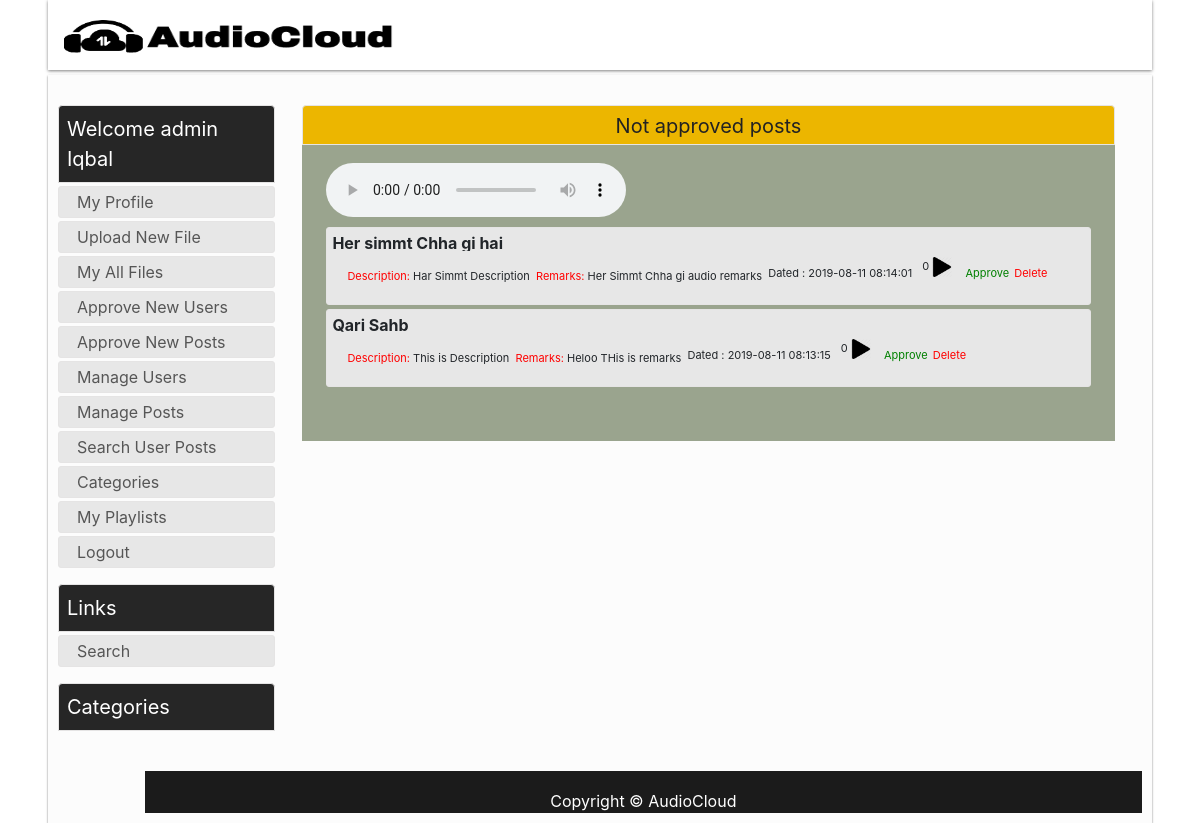
Screenshot of /?val=appNewPost (signed in) with the database file from the repository.
### tables this page shows
CREATE TABLE IF NOT EXISTS `audiobank` (
  `id` int(200) NOT NULL AUTO_INCREMENT,
  `userID` int(100) NOT NULL,
  `userName` varchar(100) NOT NULL,
  `title` varchar(200) NOT NULL,
  `description` varchar(255) NOT NULL,
  `remarks` varchar(255) DEFAULT NULL,
  `filename` varchar(255) NOT NULL,
  `filepath` varchar(255) DEFAULT NULL,
  `filetype` varchar(100) NOT NULL,
  `uploadingDate` timestamp NOT NULL DEFAULT CURRENT_TIMESTAMP,
  `category` varchar(100) NOT NULL,
  `publicPrivate` int(10) NOT NULL DEFAULT '0',
  `audioDuration` varchar(50) NOT NULL DEFAULT '0',
  `relevance` varchar(100) NOT NULL DEFAULT '0',
  `listenCount` int(100) NOT NULL DEFAULT '0',
  `liked` int(100) NOT NULL DEFAULT '0',
  `disliked` int(100) NOT NULL DEFAULT '0',
  `Shared` int(100) NOT NULL DEFAULT '0',
  `approved` int(10) NOT NULL DEFAULT '0',
  PRIMARY KEY (`id`)
);

### redirect.php (called while the page is built, shortened)
<?php
include 'html_Generator.php';
include 'html_Admin.php';
class Redirect {
	var $html_admin;
	public function __construct( ){
		$this->html_admin = new HTML_Admin();
	 }
	public function Go_to_Post_Approval()
	{
		$this->html_admin->GiveMe_approveNewPost();
	}
}
?>

### DB_Class.php (called while the page is built, shortened)
<?php
class DB_Class{
	public $host = "localhost";
	public $user = "root";
	public $pass = "";
	public $db = "audiocloud";
	protected $conn ;
	public function __construct( ){
		$this->conn = new mysqli($this->host, $this->user, $this->pass, $this->db);
	}
  public function Get_NotApprovedPosts()
  {
    $sql = "SELECT * FROM audiobank WHERE approved = 0 ORDER BY id DESC ";
    $result=mysqli_query($this->conn, $sql);
    if(!empty($result)){
      return ($result);
    }else{
      return null;
    }
  }
}
?>

### html_Admin.php (the view, shortened to what this page needs)
<?php
class HTML_Admin {
	public $db_Obj;
	public function __construct()
	{
	  	$this->db_Obj = new DB_Class();
	}
	public function GiveMe_approveNewPost()
	{
		echo '<div id="content_wrapper"> <div class="featured_image">
            <div class="head_box">Not approved posts</div> </div> <div >
			<div class="main-agileinfo" style="background-color:#9aa48e; width:100%; height:100%;  padding-top: 1%; padding-right: 3%; padding-bottom: 1%; padding-left: 3%; "> <div class="agileits-top">';
			echo ' <div id="audioDetails">
	  			<ul>';
	  		$rows = $this->db_Obj->Get_NotApprovedPosts();
	  		if(!empty($rows))
	  		{
	  			$ro = $rows->fetch_array();
				echo '  <audio id="audioPlayer" controls="controls" loop >
				<source id="audiosrc" src="audioBank\\'.$ro['filename'].'">
				Your browser does not support the
				<code>audio</code> element.
				</audio> ';
	  			foreach ($rows as $row)
	  			{
	  				if($row['publicPrivate'] == 0)
	  				{
	  					echo '<li style="padding-bottom:0px; width:100%;"> <div style="width:100%;"> <div class="" style="width:100%;"> <span class="font-weight-bold text-break text-lg-left block-ellipsis">'.$row['title'].'</span> </div>';
	  					echo '<div id="post'.$row['id'].'"  style="width:100%;"><div class="row" style="font-size:11px; margin-left:5px; padding:0; display:inline-block;"> '
	  					.'<div style="margin-left:10px;" ><span class="text-break block-ellipsis"> <span style="color:red"> Description: </span> '.$row['description'].'     &nbsp;</span> </div> </div>';
	  					if(strlen($row['remarks']) > 1) {
	  						echo '<div class="row" style="font-size:11px; margin-left:5px; padding:0; display:inline-block;"> '
	  						.'<div style="margin-left:10px;"><span class="text-break block-ellipsis"> <span style="color:red"> Remarks: </span>'.$row['remarks'].'     &nbsp;</span> </div> </div>';
	  					}
	  					echo '<div class="row" style="font-size:11px; margin-left:5px;   display:inline-block;">'
	  				.'<div style="margin-left:10px; padding-bottom:0px;">  Dated : '.$row['uploadingDate']
	  				.'<div class="" style="margin-left:10px;" > <form method="post" name="form_play'.$row['id'].'" id="form_play'.$row['id'].'"><input type="hidden"  class="hidden" name="play" value="'.$row['id'].'"/>  <span class="" id="played'.$row['id'].'"> '.$row['listenCount'].' </span>   <button type="button" class="audioButton" id="play" alt="Play" title="Play"  value="'.$row['id'].'" onclick="play_this(this)" > <img src="img/play.png"></button></form></div>'
	  				.'</div>  <div style="margin-left:10px;">  <form name="form_approvePost'.$row['id'].'" id="form_approvePost'.$row['id'].'"><input type="hidden" class="hidden" name="approvePost" value="'.$row['id'].'"> <button type="button"   style="margin: 0; border: none; padding: 0; background: transparent; color:green;" id="approvePost'.$row['id'].'" alt="Approve"  value="'.$row['id'].'" onclick="approve_this(this)">Approve</button> </form>  </div>'
	  				.'<div style=" margin-left:5px;" > <form name="form_deletePost'.$row['id'].'" id="form_deletePost'.$row['id'].'"><input type="hidden" class="hidden" name="deletePost" value="'.$row['id'].'"> <button type="button" style="margin: 0; border: none; padding: 0; background: transparent; color:red;" id="delete'.$row['id'].'" alt="Delete"  value="'.$row['id'].'" onclick="delete_this(this)">Delete</button> </form> </div> </div> </div>';
	  				echo ' </div></li>';
	  				}
			    }
			}
			else
			{
				echo '<li><a href=""> Every Post is approved. No new file is uploaded yet </a></li>';
			}
			echo '</ul> </div>   ';
		echo '<div id="output"></div></div></div></div></div>';
	}
}
?>

### style.css (style rules this page uses)
* { margin: 0px; padding: 0px; }
header,div, section, footer, aside, nav, article, hgroup { display:block; }
body { font: normal normal 12px Oswald,'Bebas Neue',Bebas,'Arial Narrow',Sans-Serif;background: url(/img/bg.png); }
.audioButton { border-radius: 3px; margin: 0 0 0 0; border: none; height: 20px; width: 20px; padding: 0; background: transparent; }
.audioButton img { width: 20px; height: 20px; margin: 0 0 0 0; padding: 0; }
#content_wrapper { width: 75%;float: right;margin-bottom: 20px;margin-right: 27px; }
.featured_image { width: 100%;text-align: center; }
.featured_image .head_box { border-top-left-radius: 4px;border-top-right-radius: 4px;height: 40px;width: 100%;background:#ECB600 !important;color: #222222;text-transform: none;font-size: 20px;line-height: 41px;text-align: center;border: 1px solid #e5e4e4; }
#audioDetails { width: 100%; padding-bottom: 10px; padding-top: 10px; margin-bottom: 20px; }
#audioDetails ul { list-style-type:none; }
#audioDetails ul li { display:block; border-radius: 3px ;margin: 4px 0 0 0; border: 1px solid #e5e4e4;padding: 5px; height: auto;background: #e7e7e7; }
#audioDetails ul li div { display:inline-block; height: 100%; overflow: auto; }
#contact-usbox input, select, button, .btn { display: inline-block;padding: 4px;margin: 0;outline: none;background-color: #FFF;border: 1px solid #bdbdbd;-webkit-border-radius: 3px;border-radius: 3px;outline: none; }
.block-ellipsis { display: block; display: -webkit-box; margin: 0 auto; line-height: 1; -webkit-line-clamp: 2; -webkit-box-orient: vertical; overflow: hidden; text-overflow: ellipsis; }
html { color:#000; background-image:none !important; background:#fff !important; }
body { background-color:#fff; background-image:none !important; }
input, select, textarea, button { color:#000; background-color:#fff; }
html { filter: contrast(100%) brightness(100%) saturate(100%); }

### rows the page displays
audiobank: title "Her simmt Chha gi hai", description "Har Simmt Description", remarks "Her Simmt Chha gi audio remarks", uploadingDate "2019-08-11 08:14:01", listenCount "0", $row['id'] 12 (drawn), publicPrivate 0 (drawn)
audiobank: title "Qari Sahb", description "This is Description", remarks "Heloo THis is remarks", uploadingDate "2019-08-11 08:13:15", listenCount "0", $row['id'] 11 (drawn), publicPrivate 0 (drawn)

### other values shown
$_SESSION["usertype"] "admin"
$_SESSION["fullname"] "Iqbal"
